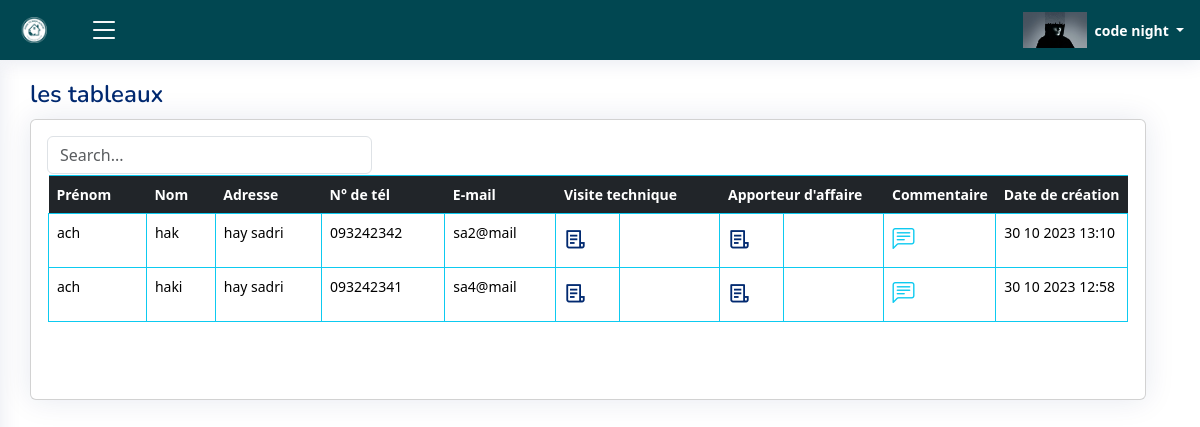
The page /ai/ (signed in) on the database its author committed.
### ERapp/models.py (models this page shows, shortened)
class USER(AbstractBaseUser, PermissionsMixin):
    email = models.EmailField(unique=True)
    first_name = models.CharField(max_length=30, blank=True, null=True)
    last_name = models.CharField(max_length=30, blank=True, null=True)
    role = models.CharField(max_length=255, blank=True, null=True)
    agent = models.CharField(max_length=30, blank=True, null=True)
    num = models.CharField(max_length=30, blank=True, null=True)
    is_active = models.BooleanField(default=True)
    is_staff = models.BooleanField(default=False)
    is_superuser = models.BooleanField(default=False)
    profile_pic = models.ImageField(blank=True, upload_to='uploads/profilePic',default='uploads/default_user_avatar.png')
    date_joined = models.DateTimeField(default=timezone.now)
    last_login = models.DateTimeField(blank=True, null=True)
    user_id = models.CharField(max_length=255,blank=True, null=True)
    auditeur = models.BooleanField(default=False)
    be = models.BooleanField(default=False)
    ai = models.BooleanField(default=False)
    com_name = models.CharField(max_length=255,blank=True, null=True)
    objects = CustomUserManager()
    USERNAME_FIELD = 'email'
    REQUIRED_FIELDS = ['first_name', 'last_name']

class TableData001(models.Model):
    cell_id = models.CharField(max_length=255,blank=True)
    firstname = models.CharField(max_length=255,blank=True)
    lastname = models.CharField(max_length=255,blank=True)
    address = models.CharField(max_length=255,blank=True)
    email = models.CharField(max_length=255,blank=True)
    num = models.CharField(max_length=255,blank=True)
    precaite = models.CharField(max_length=255,blank=True)
    vt = models.FileField(upload_to='uploads/files',blank=True)
    etat_vt = models.CharField(default="En cours",max_length=255,blank=True)
    etat = models.CharField(default="A realiser",max_length=255,blank=True)
    tp = models.CharField(max_length=255,blank=True)
    auditV1 = models.FileField(upload_to='uploads/files/%Y/%m/%d/',blank=True)
    auditV2 = models.FileField(upload_to='uploads/files/%Y/%m/%d/',blank=True)
    auditV3 = models.FileField(upload_to='uploads/files/%Y/%m/%d/',blank=True)
    cofrac = models.CharField(max_length=255,blank=True)
    paiement = models.BooleanField(default=False)
    auditeur = models.CharField(max_length=255,blank=True)
    agent= models.CharField(max_length=255,blank=True,null=True)
    bureau_d_etude = models.CharField(max_length=255,blank=True,null=True)
    be = models.BooleanField(default=False)
    ai = models.BooleanField(default=False)
    creation_time = models.DateTimeField(auto_now_add=True, blank = True)
    Envoye_time = models.DateTimeField(null=True, blank=True, default=None)
    Envoye_time_checker = models.BooleanField(default=False)
    Envoye_by_user= models.CharField(max_length=255,blank=True,null=True)
    fini_time = models.DateTimeField(null=True, blank=True, default=None)
    fini_time_checker = models.BooleanField(default=False)
    fini_by_user=models.CharField(max_length=255,blank=True,null=True)
    Modification_Faite_time = models.DateTimeField(null=True, blank=True, default=None)
    Modification_Faite_time_checker = models.BooleanField(default=False)
    Modification_Faite_time_checker_2 = models.BooleanField(default=False)
    Modification_Faite_by_user=models.CharField(max_length=255,blank=True,null=True)

### ERapp/views.py (the view)
@login_required
def agent_immo(request):
    data = TableData001.objects.filter(ai=True).order_by('-creation_time')
    col_count = data.count()
    column_names = TableData001._meta.get_fields()
    datafiles_VT = file_table_vt.objects.all()
    datafiles_AuditV1 = file_table_auditV1.objects.all()
    datafiles_AuditV2 = file_table_auditV2.objects.all()
    datafiles_AuditV3 = file_table_auditV3.objects.all()
    datafiles_AuditFinal = file_table_auditFinal.objects.all()
    message_box_01 = message_box_1.objects.all()
    return render(request, 'html/agentimmo.html', { 'data': data ,
                                                  'col_count':col_count ,
                                                  'column_names': column_names,
                                                  'datafiles_VT': datafiles_VT ,
                                                  'datafiles_AuditFinal':datafiles_AuditFinal,
                                                  'message_box_1':message_box_01})

### ERapp/templates/html/agentimmo.html (shortened to what this page needs)
{% load static %}
{% load l10n %}
{% load humanize %}
<!DOCTYPE html>
<html lang="fr">
<head>
  <link rel="stylesheet" href="https://cdnjs.cloudflare.com/ajax/libs/font-awesome/5.15.3/css/all.min.css">
  <link href="{% static 'css/style.css' %}" rel="stylesheet" type="text/css">
  <link href="{% static 'vendor/bootstrap/css/bootstrap.min.css' %}" rel="stylesheet">
  <link href="{% static 'vendor/bootstrap-icons/bootstrap-icons.css' %}" rel="stylesheet">
  <link href="{% static 'vendor/boxicons/css/boxicons.min.css' %}" rel="stylesheet">
  <link href="{% static 'vendor/quill/quill.snow.css' %}" rel="stylesheet">
  <link href="{% static 'vendor/quill/quill.bubble.css' %}" rel="stylesheet">
  <link href="{% static 'vendor/remixicon/remixicon.css' %}" rel="stylesheet">
  <link href="{% static 'vendor/simple-datatables/style.css' %}" rel="stylesheet">
</head>
<body onload="load()">
  {% if user.is_authenticated  and "ai" in user.role %}
  <header id="header" class="header fixed-top d-flex align-items-center">
    <div class="d-flex align-items-center justify-content-between logo_with_button" >
      <a href="{% url 'main_page' %}"  class="logo d-flex align-items-center">
        <img src="{% static 'image\icon3.png' %}" alt="" style="height:100!important;">
      </a>
      <i class="bi bi-list toggle-sidebar-btn " id="click_side_bar"></i>
    </div>
    <nav class="header-nav ms-auto">
      <ul class="d-flex align-items-center">
        <li class="nav-item dropdown pe-3">
          <a class="nav-link nav-profile d-flex align-items-center pe-0" href="#" data-bs-toggle="dropdown">
            <img src="{{ user.profile_pic.url }}"  alt="Image">
            <span class="d-none d-md-block dropdown-toggle ps-2">{{ user.first_name }} {{ user.last_name }} </span>
          </a>
        </li>
      </ul>
    </nav>
  </header>
  <main id="main" class="main">
    <div class="pagetitle">
      <h1>les tableaux</h1>
    </div>
    <section class="section dashboard">
      <div class="row">
          <div class="row">
            <div class="col-12">
              <div class="card recent-sales">
                <div class="card-body">
                  <input class="form-control" type="text" id="filterInput_1" placeholder="Search..." style="width:30%;min-width:100px;">
                  <div class="overflow-auto" style="padding:1px;">
                  <form method="post"  enctype="multipart/form-data">
                    <table class="table  table-hover  table-bordered  table-borderless border-info fixed-header-table" id="tableDATA_1" cellspacing="0" >
                        <thead class="table-dark border-info ">
                          <th onclick="sortTable('tableDATA_1',0)">Prénom</th>
                          <th onclick="sortTable('tableDATA_1',1)">Nom</th>
                          <th onclick="sortTable('tableDATA_1',2)">Adresse</th>
                          <th onclick="sortTable('tableDATA_1',3)">N° de tél</th>
                          <th onclick="sortTable('tableDATA_1',4)">E-mail</th>
                          <th class="td_input_cell_contain_only_box" colspan="2">Visite technique</th>
                          <th class="td_input_cell_contain_only_box" colspan="2">Apporteur d'affaire</th>
                          <th class="td_input_cell_contain_only_box">Commentaire</th>
                          <th onclick="sortTable('tableDATA_1',11 , 1)">Date de création</th>
                        </thead>
                        <tbody id="myTable_1">
                          {% for item in data %}
                            {% if item.agent == user.com_name and item.ai %}
                              <tr>
                                  <td class="td_p_cell2"><p>{{ item.firstname }}</p></td>
                                  <td class="td_p_cell2"><p>{{ item.lastname }}</p></td>
                                  <td class="td_p_cell2"><p>{{ item.address }}</p></td>
                                  <td class="td_p_cell2"><p>{{ item.num }}</p></td>
                                  <td class="td_p_cell2"><p>{{ item.email }}</p></td>
                                  <td class="td_input_files_cell td_input_file_cell td_input_cell" >
                                    <nav class="header-nav ms-auto" >
                                      <a class="nav-link nav-icon show" href="#" data-bs-toggle="dropdown" aria-expanded="true">
                                        <i class="ri-file-list-3-line"></i>
                                      </a>
                                    </nav>
                                  </td>
                                  <td  class="td_badge_cell">
                                  </td>
                                  <td class="td_input_files_cell td_input_file_cell td_input_cell ">
                                    <nav class="header-nav ms-auto" >
                                      <a class="nav-link nav-icon show" href="#" data-bs-toggle="dropdown" aria-expanded="true">
                                        <i class="ri-file-list-3-line"></i>
                                      </a>
                                    </nav>
                                  </td>
                                  <td  class="td_badge_cell">
                                  </td>
                                  <td class="td_input_cell">
                                    <nav class="header-nav ms-auto" >
                                      <a class="nav-link nav-icon"  data-bs-toggle="dropdown">
                                        <i class="bi bi-chat-left-text"></i>
                                      </a>
                                    </nav>
                                  </td>
                                  <td class="td_p_dateTime_cell2"><p>{{ item.creation_time|date:_("d m Y H:i") }} </p></td>
                              </tr>
                            {% endif %}
                          {% endfor %}
                        </tbody>
                    </table>
                </form>
              </div>
                </div>
              </div>
            </div>
          </div>
      </div>
    </section>
  </main>
  {% else %}
  <script>
    window.location.href = "{% url 'not_logged_in' %}";
  </script>
  {% endif %}
</body>
</html>

### ERapp/static/css/style.css (style rules this page uses)
.card-body { height:auto; }
#tableDATA_1, #tableDATA_2, #tableDATA_3 , #tableDATA_4 , #tableDATA_5 , #tableDATA_6 , #tableDATA_7 , #tableDATA_8 , #tableDATA_9 { margin-bottom: 60px; }
#tableDATA_1 th, td, #tableDATA_2 th, td, #tableDATA_3 th, td, #tableDATA_4 th, td, #tableDATA_5 th, td, #tableDATA_6 th, td, #tableDATA_7 th, td, #tableDATA_8 th, td, #tableDATA_9 th, td { white-space: nowrap; }
#tableDATA_1 td, #tableDATA_2 td, #tableDATA_3 td, #tableDATA_4 td, #tableDATA_5 td, #tableDATA_6 td, #tableDATA_7 td, #tableDATA_8 td, #tableDATA_9 td { height:100%; }
.td_badge_cell,.td_badge_cell span { width:100px; font-size:medium; }
.td_input_cell_contain_only_box { width: 20px!important;; }
:root { scroll-behavior: smooth; }
.td_input_cell .header-nav .nav-icon .bi-chat-left-text { color: #0DCAF0; }
.td_input_file_cell { width:10px; }
.input_table_data,.button_table_data , .td_input_cell, .icoon_table_data ,.style_background_transparent { padding:1px; background: transparent !important; }
.td_p_cell2 { padding:1px; background: transparent; width:auto; }
.td_p_dateTime_cell2 { padding:1px; background: transparent; width:125px !important; }
.logo_with_button { width:100px; }
header { background-color: rgb(1, 71, 81)!important; }
.logo_with_button i,.header-nav .align-items-center .dropdown .dropdown-toggle { color: white!important; }
body { font-family: "Open Sans", sans-serif; background: #f6f9ff; color: #444444; }
a { color: #4154f1; text-decoration: none; }
h1, h2, h3, h4, h5, h6 { font-family: "Nunito", sans-serif; }
#main { margin-top: 60px; padding: 20px 30px; transition: all 0.3s; }
.pagetitle { margin-bottom: 10px; }
.pagetitle h1 { font-size: 24px; margin-bottom: 0; font-weight: 600; color: #012970; }
.card { margin-bottom: 30px; border: none; border-radius: 5px; box-shadow: 0px 0 30px rgba(1, 41, 112, 0.1); }
.card-body { padding: 0 20px 20px 20px; }
.logo { line-height: 1; }
@media (min-width: 1200px) { .logo { width: 280px; } }
.logo img { max-height: 26px; margin-right: 6px; }
.header { transition: all 0.5s; z-index: 997; height: 60px; box-shadow: 0px 2px 20px rgba(1, 41, 112, 0.1); background-color: #fff; padding-left: 20px; }
.header .toggle-sidebar-btn { font-size: 32px; padding-left: 10px; cursor: pointer; color: #012970; }
.header-nav ul { list-style: none; }
.header-nav>ul { margin: 0; padding: 0; }
.header-nav .nav-icon { font-size: 22px; color: #012970; margin-right: 25px; position: relative; }
.header-nav .nav-profile { color: #012970; }
.header-nav .nav-profile img { max-height: 36px; }
.header-nav .nav-profile span { font-size: 14px; font-weight: 600; }
@media (min-width: 1200px) { #main, #footer { margin-left: 300px; } }
@media (min-width: 1200px) { .toggle-sidebar #main, .toggle-sidebar #footer { margin-left: 0; } }
.dashboard .recent-sales { font-size: 14px; }
.dashboard .recent-sales .table thead { background: #f6f6fe; }
.dashboard .recent-sales .table thead th { border: 0; }

### rows shown on the page
USER: profile_pic (picture), first_name "code", last_name "night"
TableData001: firstname "ach", lastname "hak", address "hay sadri", num "093242342", email "sa2@mail", creation_time "30 10 2023 13:10"
TableData001: firstname "ach", lastname "haki", address "hay sadri", num "093242341", email "sa4@mail", creation_time "30 10 2023 12:58"
